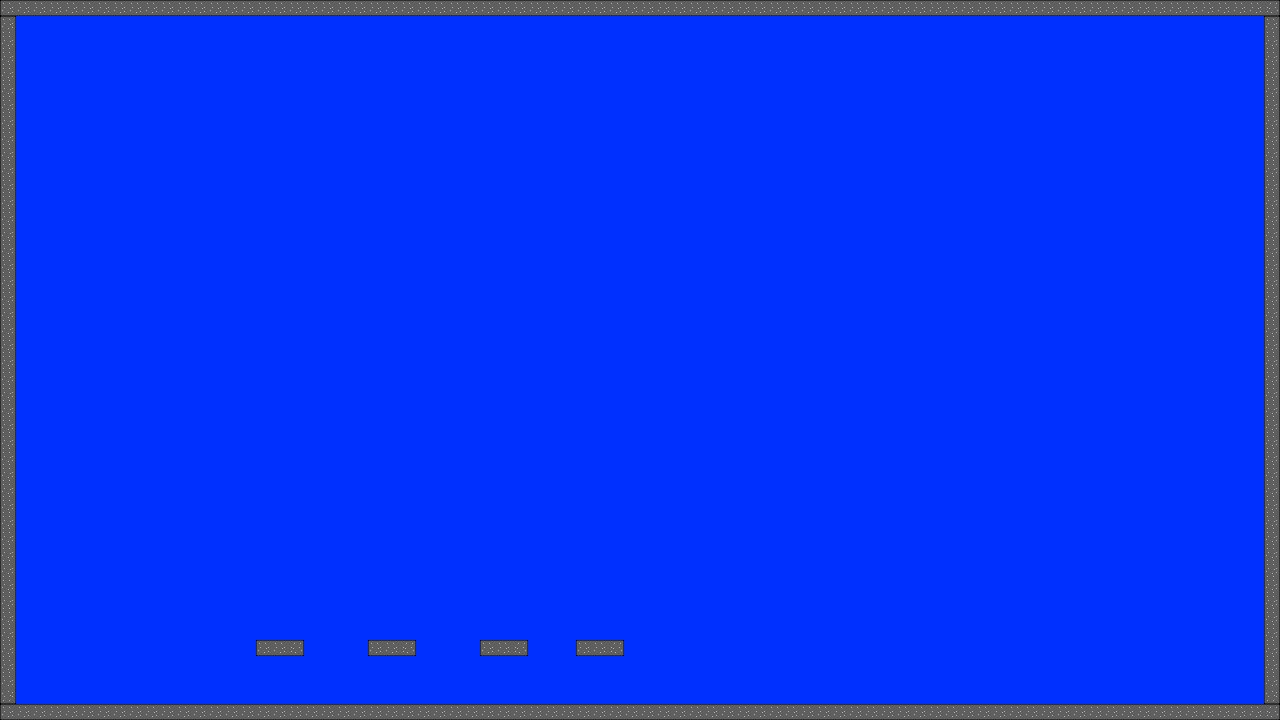

The image is a tile-based game level rendered from a .tmx file. Its description and source (layers, tilesets, objects; grid data summarised) follow:
An orthogonal 80x45 tile map with 16x16 px tiles, 1 tile layer (Tile Layer 1).

<map version="1.0" orientation="orthogonal" renderorder="right-up" width="80" height="45" tilewidth="16" tileheight="16">
 <tileset firstgid="1" name="concrete" tilewidth="16" tileheight="16">
  <image source="concrete.png" width="64" height="64" />
  <tile id="0">
   <properties>
    <property name="behavior" value="1" />
   </properties>
  </tile>
  <tile id="4">
   <properties>
    <property name="behavior" value="1" />
   </properties>
  </tile>
  <tile id="5">
   <properties>
    <property name="behavior" value="1" />
   </properties>
  </tile>
  <tile id="6">
   <properties>
    <property name="behavior" value="1" />
   </properties>
  </tile>
  <tile id="7">
   <properties>
    <property name="behavior" value="" />
   </properties>
  </tile>
  <tile id="11">
   <properties>
    <property name="behavior" value="1" />
   </properties>
  </tile>
  <tile id="13">
   <properties>
    <property name="behavior" value="0" />
   </properties>
  </tile>
  <tile id="15">
   <properties>
    <property name="behavior" value="1" />
   </properties>
  </tile>
 </tileset>
 <layer name="Tile Layer 1" width="80" height="45">
  <data>[3600 cells, 3600 non-empty, 7 distinct tile ids]</data>
 </layer>
</map>
